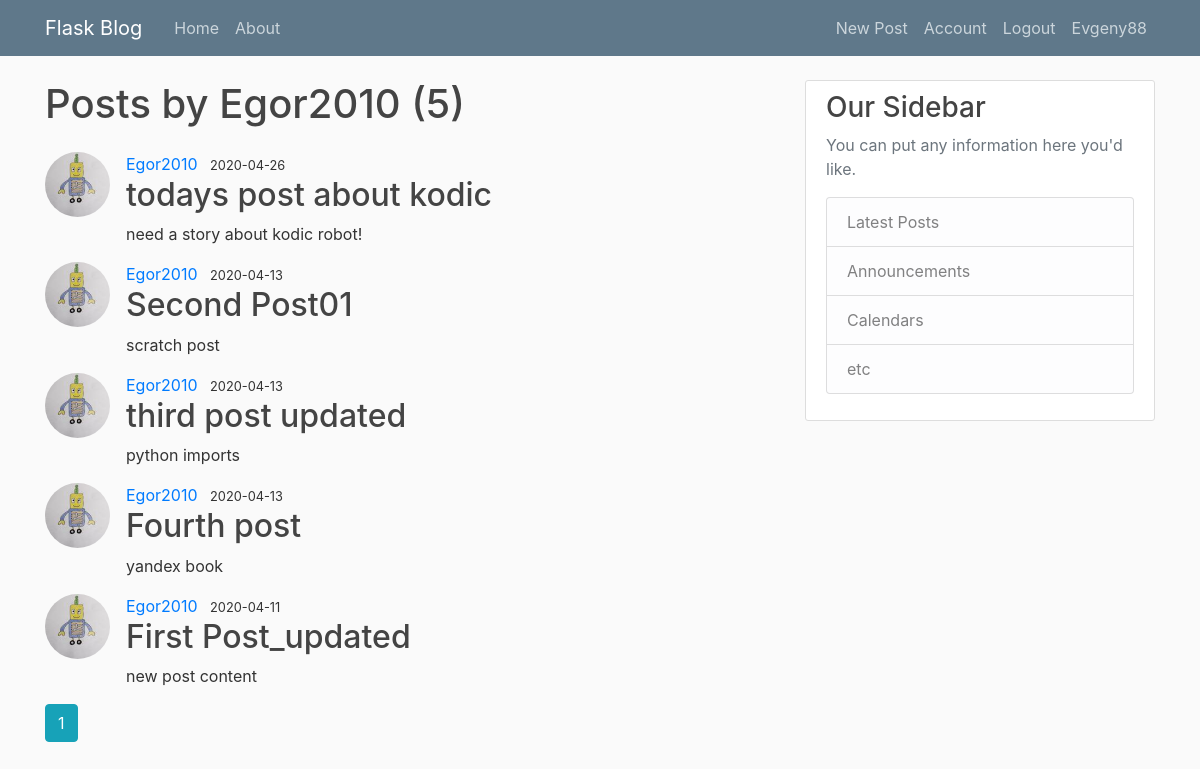
Screenshot of /user/Egor2010 (signed in) with the database file from the repository.
### flaskblog/models.py (models this page shows, shortened)
class User(db.Model,UserMixin):
	id = db.Column(db.Integer(),primary_key = True)
	username = db.Column(db.String(20), unique = True, nullable = False)
	email = db.Column(db.String(120), unique = True, nullable = False)
	password = db.Column(db.String(60), nullable = False)
	image_file = db.Column(db.String(20), nullable = False, default='default.jpg')
	posts = db.relationship('Post', backref = 'autor', lazy = True)

class Post(db.Model):
	id = db.Column(db.Integer(),primary_key = True)
	title = db.Column(db.String(100), nullable= False)
	created = db.Column(db.DateTime, nullable = False, default = datetime.now())
	content = db.Column(db.Text, nullable = False)
	user_id = db.Column(db.Integer, db.ForeignKey('user.id'), nullable = False)

### flaskblog/users/routes.py (the view)
@users.route("/user/<string:username>")
def user_posts(username):
	user = User.query.filter_by(username=username).first_or_404()
	page = request.args.get('page', default = 1, type = int)
	posts = Post.query.filter_by(autor=user).order_by(Post.created.desc()).paginate(per_page=5,page=page)
	return render_template('user_posts.html', title = 'User posts', posts = posts, user = user)

### flaskblog/models.py (called while the page is built)
@login_manager.user_loader
def load_user(user_id):
	return User.query.get(int(user_id))

### flaskblog/Templates/user_posts.html
{% extends "layout.html" %}
{% block content %}
	<h1 class="mb-4">Posts by {{ user.username }} ({{ posts.total }})</h1>
	{% for post in posts.items %}
	<article class="media content section">
		<img class="rounded-circle article-img" src="{{url_for('static',
		filename='image_folder/'+post.autor.image_file) }}">
		<div class="media-body">
			<div class="article metadata">
			{% if current_user.username==post.autor.username %}
				<a class="mr-2" href="{{ url_for('users.account') }}">{{ post.autor.username }}</a>
			{% else %}
				<a class="mr-2" href="#">{{ post.autor.username }}</a>
			{% endif %}
				<small class="text muted">{{ post.created.strftime("%Y-%m-%d") }}</small>
			</div>
			<h2><a class="article-title" href="{{ url_for('posts.post', post_id = post.id) }}">{{ post.title }}</a></h2>
			<p class="article-content">{{ post.content }}</p>
		</div>
	</article>
	{% endfor %}
	{% for page_num in posts.iter_pages(left_edge=1, right_edge=1,left_current=1,right_current=1) %}
		{% if page_num %}
			{% if posts.page == page_num %}
				<a class="btn btn-info mb-4" href="{{ url_for('users.user_posts', username=user.username, page=page_num) }}">{{ page_num }}</a>
			{% else %}
				<a class="btn btn-outline-info mb-4" href="{{ url_for('users.user_posts', username=user.username, page=page_num) }}">{{ page_num }}</a>
			{% endif %}
		{% else %}
			...
		{% endif %}
	{% endfor %}
{% endblock content %}

### flaskblog/Templates/layout.html (shortened to what this page needs)
<!DOCTYPE html>
<html>
<head>
    <link rel="stylesheet" href="https://maxcdn.bootstrapcdn.com/bootstrap/4.0.0/css/bootstrap.min.css">
    <link rel="stylesheet" type="text/css" href="{{ url_for('static', filename = 'main.css') }}">
</head>
<body>
    <header class="site-header">
      <nav class="navbar navbar-expand-md navbar-dark bg-steel fixed-top">
        <div class="container">
          <a class="navbar-brand mr-4" href="/">Flask Blog</a>
          <div class="collapse navbar-collapse" id="navbarToggle">
            <div class="navbar-nav mr-auto">
              <a class="nav-item nav-link" href="{{ url_for('main.index') }}">Home</a>
              <a class="nav-item nav-link" href="{{ url_for('main.about') }}">About</a>
            </div>
            <div class="navbar-nav">
	            {% if current_user.is_authenticated %}
	              <a class="nav-item nav-link" href="{{ url_for('posts.new_post') }}">New Post</a>
	              <a class="nav-item nav-link" href="{{ url_for('users.account') }}">Account</a>
	              <a class="nav-item nav-link" href="{{ url_for('users.logout') }}">Logout</a>
	              <a class="nav-item nav-link">{{ current_user.username }}</a>
	            {% else %}
	              <a class="nav-item nav-link" href="{{ url_for('users.login') }}">Login</a>
	              <a class="nav-item nav-link" href="{{ url_for('users.register') }}">Register</a>
	            {% endif %}
            </div>
          </div>
        </div>
      </nav>
    </header>
	<main role="main" class="container">
		<div class="row">
			<div class="col-md-8">
			  {% block content %}{% endblock %}
			</div>
			<div class="col-md-4">
			  <div class="content-section">
			    <h3>Our Sidebar</h3>
			    <p class='text-muted'>You can put any information here you'd like.
			      <ul class="list-group">
			        <li class="list-group-item list-group-item-light">Latest Posts</li>
			        <li class="list-group-item list-group-item-light">Announcements</li>
			        <li class="list-group-item list-group-item-light">Calendars</li>
			        <li class="list-group-item list-group-item-light">etc</li>
			      </ul>
			    </p>
			  </div>
			</div>
		</div>
	</main>
</body>
</html>

### rows the page displays
User: username "Evgeny88"
User: username "Egor2010"
Post: image_file (picture), autor.username "Egor2010", created "2020-04-26", title "todays post about kodic", content "need a story about kodic robot!"
Post: image_file (picture), autor.username "Egor2010", created "2020-04-13", title "Second Post01", content "scratch post"
Post: image_file (picture), autor.username "Egor2010", created "2020-04-13", title "third post updated", content "python imports"
Post: image_file (picture), autor.username "Egor2010", created "2020-04-13", title "Fourth post", content "yandex book"
Post: image_file (picture), autor.username "Egor2010", created "2020-04-11", title "First Post_updated", content "new post content"

### other values shown
{{ posts.total }} "5"
{{ page_num }} "1"
